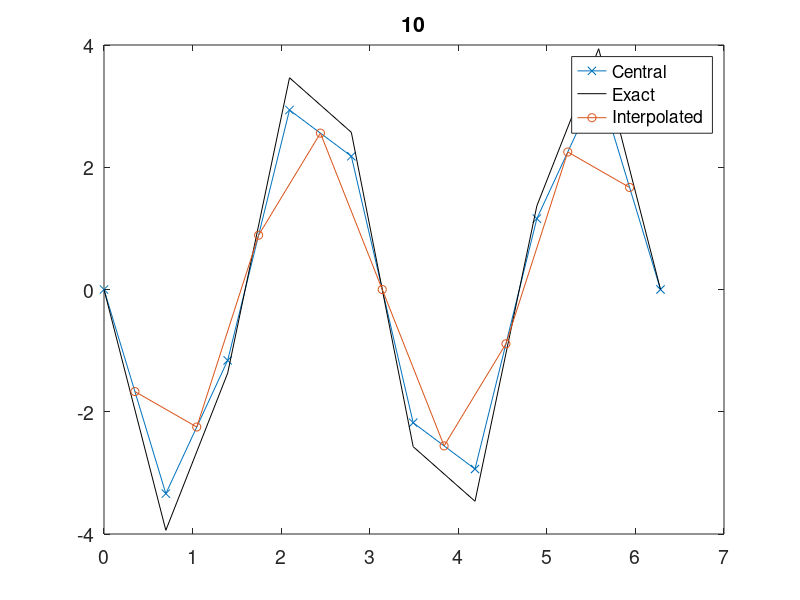

Reproduce this figure in MATLAB. (Note: this script raises an error after producing the figure.)
%% ---------------------------- Header --------------------------------- %%

%%% Numerische Methoden der Hydromechanik
%%% Assignment: 1
%%% Group: 2
%%% Members: Nick Pfeiffer, Andreas Mirlach, Julian Lenz, Faro Schäfer

% ----------------------------------------------------------------------- %

clear all
close all

%% grid and analytical solution 

grid = [10,20,50,100,1000,10000]; % amount of grid points 
 
for j = 1:length(grid)

    % Number of grid points
    n = grid(j);

    % Grid spacing
    h = 2.0 * pi / (n-1);

    % Calculation of... 
    for i = 1 : n

        % ...coordinates
        x(i) = 0.0 + (i-1) * h;

        % ...analytical values of function and derivative
        f(i) = sin(2*x(i)); % analytical function
        dfe(i) = cos( 2*x(i) ) * 2; % analytical first derivative
        dfe2(i) = -sin( 2*x(i) ) * 4; % analytical second derivative
      
    end
    
%% Discretization for numerical solution

    for i = 1 : n

        % Periodic boundary conditions... 

        % ...for the first point
        if ( i == 1 )

            fp = f(i+1);
            fm = f(n-1);

        end

        % ...for the last point
        if ( i == n )

            fp = f(2);
            fm = f(n-1);

        end

        % If point is not at the boundaries 
        if ( ( i ~= 1 ) && ( i ~= n ) )
            fp = f(i+1);
            fm = f(i-1);
        end

        fi = f(i);

%% function values 

    % First derivative: Upwind
        dfn_U(i) = ( fi - fm ) / ( 1.0*h );
      
    % First derivative: Downwind
        dfn_D(i) = ( fp - fi ) / ( 1.0*h );
        
    % First derivative: Central
        dfn_C(i) = ( fp - fm ) / ( 2.0*h );
        
    % Second Derivative: Central 
        dfn_C2(i) = ( fp - 2*fi + fm ) / (h^2);
        
            

    % Error: Upwind
        er_U(i) = abs( ( dfe(i) - dfn_U(i) ) / dfe(i) );
    
    % Error: Downwind
        er_D(i) = abs( ( dfe(i) - dfn_D(i) ) / dfe(i) );
      
    % Error: Central first derivative
        er_C(i) = abs( ( dfe(i) - dfn_C(i) ) / dfe(i) );
        
    % Error: Central second derivative
        er_C2(i) = abs ( ( dfe2(i) - dfn_C2(i) ) / dfe(i) );

        
    end
    
%% Interpolation of Points
    
    xq = [0+h/2:h:h*(n-1)]; % x-values on which function values get interpolated: points in the middle of two grid points
    dfn_U_interp = interp1(x,dfn_U,xq); % Interpolated Points for Upwind
    dfn_D_interp = interp1(x,dfn_D,xq); % Interpolated Points for Downwind
    dfn_C_interp = interp1(x,dfn_C,xq); % Interpolated Points for Central
    dfn_C2_interp = interp1(x,dfn_C2,xq); % Interpolated Points for Central (second der.)
    
    for k = 1:n-1
    dfe_int(k) = cos( 2*xq(k) ) * 2; % analytical first derivative
    dfe2_int(k) = -sin( 2*xq(k) ) * 4; % analytical second derivative
  
        
        %% function values 

    % Error: Int_Upwind
        int_er_U(k) = abs( ( dfe_int(k) - dfn_U_interp(k) ) / dfe_int(k) );
    
    % Error: Int_Downwind
        int_er_D(k) = abs( ( dfe_int(k) - dfn_D_interp(k) ) / dfe_int(k) );
      
    % Error: Central first derivative
        int_er_C(k) = abs( ( dfe_int(k) - dfn_C_interp(k) ) / dfe_int(k) );
        
    % Error: Central second derivative
        int_er_C2(k) = abs ( ( dfe2_int(k) - dfn_C2_interp(k) ) / dfe_int(k) ); 
        
    end
    
    
    
    
%% Plots
    
    if j == 1 
        fig_first_derivative = figure;
        fig_second_derivative = figure;
    end
    
%     %plot first derivative 
%     set(0,'CurrentFigure',fig_first_derivative)
%     subplot(3,2,j)
%     %plot(x, dfn_U, '-', x, dfn_D, '-', x, dfn_C, '-', x, dfe, '-k') % values of numerical difference scheme
%     hold on 
%     plot(xq, dfn_U_interp, '-', xq, dfn_D_interp, '-', xq, dfn_C_interp, '-',x, dfe, '-k') % interpolated values
%     legend('Upwind','Downwind','Central', 'Exact')
%     set(gca,'FontSize',14); 
%     title(n);
%     hold off

    % plot second derivative
    set(0,'CurrentFigure',fig_second_derivative)
    subplot(1,1,j)
    plot(x, dfn_C2, '-x', x, dfe2, '-k') % values of numerical difference scheme
    hold on
    plot(xq, dfn_C2_interp, '-o') % interpolated values
    legend('Central', 'Exact', "Interpolated")
    set(gca,'FontSize',14); 
    title(n);
    
    % Storing grid spacing and relative error in matrix
    error(j,1) = h;
    error(j,2) = er_U(n/5);
    error(j,3) = er_D(n/5);
    error(j,4) = er_C(n/5);
    error(j,5) = er_C2(n/5);
    error(j,6) = int_er_U(n/5);
    error(j,7) = int_er_D(n/5);
    error(j,8) = int_er_C(n/5);
    error(j,9) = int_er_C2(n/5);
    error(j,10)=n;
    
    
    
end

% Plotting of error over grid spacing in log scale
figure
    loglog(error(:,1),error(:,2),'-x',error(:,1),error(:,3),'-x',error(:,1),error(:,4),'-x'...
        ,error(:,1),error(:,6),'-o',error(:,1),error(:,7),'-o',error(:,1),error(:,8),'-o', x, x,'-k');
    title('Error plot first derivative');
    xlabel('Grid spacing h');
    ylabel('Relative error');
    legend('Error Upwind','Error Downwind','Error Central','Error Upwind int.','Error Downwind int.','Error Central int.','Location','SouthEast')

% Plotting of error over grid spacing in log scale
